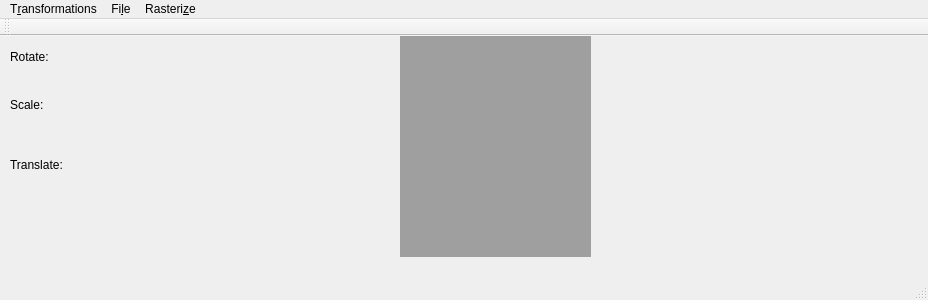
<?xml version="1.0" encoding="UTF-8"?>
<ui version="4.0">
 <class>MainWindow</class>
 <widget class="QMainWindow" name="MainWindow">
  <property name="geometry">
   <rect>
    <x>0</x>
    <y>0</y>
    <width>928</width>
    <height>300</height>
   </rect>
  </property>
  <property name="windowTitle">
   <string>MainWindow</string>
  </property>
  <property name="autoFillBackground">
   <bool>false</bool>
  </property>
  <widget class="QWidget" name="centralWidget">
   <widget class="QMdiArea" name="mdiArea">
    <property name="geometry">
     <rect>
      <x>400</x>
      <y>0</y>
      <width>191</width>
      <height>221</height>
     </rect>
    </property>
   </widget>
   <widget class="QLabel" name="label">
    <property name="geometry">
     <rect>
      <x>10</x>
      <y>10</y>
      <width>71</width>
      <height>21</height>
     </rect>
    </property>
    <property name="text">
     <string>Rotate:</string>
    </property>
   </widget>
   <widget class="QLabel" name="label_2">
    <property name="geometry">
     <rect>
      <x>10</x>
      <y>60</y>
      <width>58</width>
      <height>18</height>
     </rect>
    </property>
    <property name="text">
     <string>Scale:</string>
    </property>
   </widget>
   <widget class="QLabel" name="label_3">
    <property name="geometry">
     <rect>
      <x>10</x>
      <y>120</y>
      <width>58</width>
      <height>18</height>
     </rect>
    </property>
    <property name="text">
     <string>Translate:</string>
    </property>
   </widget>
  </widget>
  <widget class="QMenuBar" name="menuBar">
   <property name="geometry">
    <rect>
     <x>0</x>
     <y>0</y>
     <width>928</width>
     <height>30</height>
    </rect>
   </property>
   <widget class="QMenu" name="menuTransformaciones">
    <property name="title">
     <string>T&amp;ransformations</string>
    </property>
    <widget class="QMenu" name="menuRotar">
     <property name="title">
      <string>&amp;Rotate</string>
     </property>
     <addaction name="separator"/>
     <addaction name="actionRotateX"/>
     <addaction name="actionRotateY"/>
     <addaction name="actionRotateZ"/>
    </widget>
    <addaction name="separator"/>
    <addaction name="actionScale"/>
    <addaction name="menuRotar"/>
    <addaction name="actionTrasladar"/>
   </widget>
   <widget class="QMenu" name="menuLeer_archivo">
    <property name="title">
     <string>Fi&amp;le</string>
    </property>
    <addaction name="actionReadObjfile"/>
    <addaction name="actionReadRawfile"/>
   </widget>
   <widget class="QMenu" name="menuRasterizar">
    <property name="title">
     <string>Rasteri&amp;ze</string>
    </property>
    <addaction name="actionWireframe"/>
    <addaction name="actionFlatShading"/>
    <addaction name="actionZBuffer"/>
    <addaction name="actionPerspectiveProjection"/>
    <addaction name="actionGouraudShading"/>
    <addaction name="actionSpecularMapping"/>
    <addaction name="actionAmbientOcclusion"/>
   </widget>
   <addaction name="menuTransformaciones"/>
   <addaction name="menuLeer_archivo"/>
   <addaction name="menuRasterizar"/>
  </widget>
  <widget class="QToolBar" name="mainToolBar">
   <attribute name="toolBarArea">
    <enum>TopToolBarArea</enum>
   </attribute>
   <attribute name="toolBarBreak">
    <bool>false</bool>
   </attribute>
  </widget>
  <widget class="QStatusBar" name="statusBar"/>
  <action name="actionScale">
   <property name="text">
    <string>&amp;Scale</string>
   </property>
  </action>
  <action name="actionRotateX">
   <property name="text">
    <string>&amp;RotateX</string>
   </property>
  </action>
  <action name="actionRotateY">
   <property name="text">
    <string>R&amp;otateY</string>
   </property>
  </action>
  <action name="actionRotateZ">
   <property name="text">
    <string>Rotat&amp;eZ</string>
   </property>
  </action>
  <action name="actionTrasladar">
   <property name="text">
    <string>&amp;Translate</string>
   </property>
  </action>
  <action name="actionReadObjfile">
   <property name="text">
    <string>&amp;Read Objfile</string>
   </property>
  </action>
  <action name="actionReadRawfile">
   <property name="text">
    <string>R&amp;ead Rawfile</string>
   </property>
  </action>
  <action name="actionRasterizar">
   <property name="text">
    <string>Rasterizar</string>
   </property>
  </action>
  <action name="actionWireframe">
   <property name="text">
    <string>&amp;Wireframe</string>
   </property>
  </action>
  <action name="actionFlatShading">
   <property name="text">
    <string>&amp;Flat shading </string>
   </property>
  </action>
  <action name="actionZBuffer">
   <property name="text">
    <string>&amp;Z-Buffer</string>
   </property>
  </action>
  <action name="actionPerspectiveProjection">
   <property name="text">
    <string>&amp;Perspective projection</string>
   </property>
  </action>
  <action name="actionGouraudShading">
   <property name="text">
    <string>&amp;Gouraud shading</string>
   </property>
  </action>
  <action name="actionPhongShading">
   <property name="text">
    <string>Phong shading</string>
   </property>
  </action>
  <action name="actionSpecularMapping">
   <property name="text">
    <string>&amp;Shadow mapping</string>
   </property>
  </action>
  <action name="actionAmbientOcclusion">
   <property name="text">
    <string>&amp;Ambient occlusion</string>
   </property>
  </action>
 </widget>
 <layoutdefault spacing="6" margin="11"/>
 <resources/>
 <connections/>
</ui>
